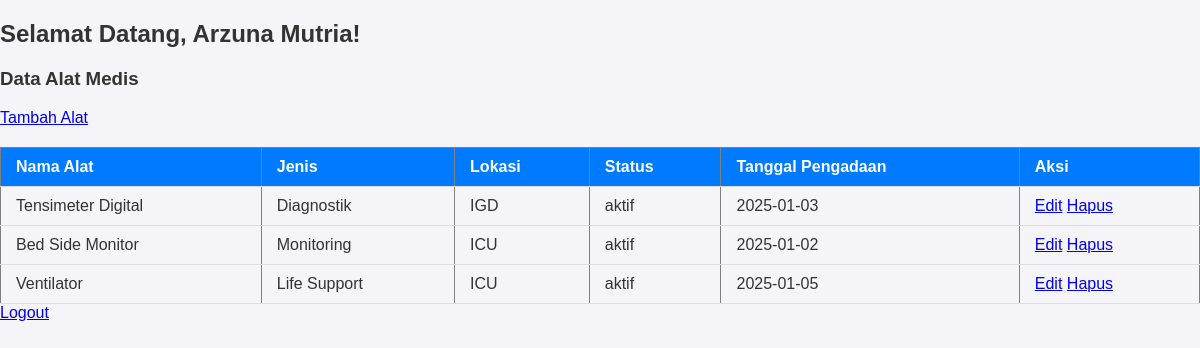
/index.php (signed in), run on the app's committed database.
### tables this page shows
CREATE TABLE `alat_medis` (
  `id` int(11) NOT NULL,
  `nama_alat` varchar(100) NOT NULL,
  `jenis` varchar(50) NOT NULL,
  `lokasi` varchar(100) NOT NULL,
  `status` varchar(50) NOT NULL DEFAULT 'aktif',
  `tanggal_pengadaan` date NOT NULL
);

### index.php (the view, shortened to what this page needs)
<?php
include "koneksi.php";
$query = "SELECT * FROM alat_medis";
$result = mysqli_query($koneksi, $query);
?>
<!DOCTYPE html>
<html lang="en">
<head>
</head>
<body>
    <h2>Selamat Datang, <?= $_SESSION['username']; ?>!</h2>
    <h3>Data Alat Medis</h3>
    <a href="tambah_alat.php">Tambah Alat</a>
    <table border="1">
        <tr>
            <th>Nama Alat</th>
            <th>Jenis</th>
            <th>Lokasi</th>
            <th>Status</th>
            <th>Tanggal Pengadaan</th>
            <th>Aksi</th>
        </tr>
        <?php while ($row = mysqli_fetch_assoc($result)) : ?>
        <tr>
            <td><?= $row['nama_alat']; ?></td>
            <td><?= $row['jenis']; ?></td>
            <td><?= $row['lokasi']; ?></td>
            <td><?= $row['status']; ?></td>
            <td><?= $row['tanggal_pengadaan']; ?></td>
            <td>
                <a href="edit_alat.php?id=<?= $row['id']; ?>">Edit</a>
                <a href="hapus_alat.php?id=<?= $row['id']; ?>" onclick="return confirm('Hapus alat ini?')">Hapus</a>
            </td>
        </tr>
        <?php endwhile; ?>
    </table>
    <a href="logout.php">Logout</a>
</body>
</html>
<link rel="stylesheet" href="style.css">

### style.css (style rules this page uses)
body { font-family: Arial, sans-serif; margin: 0; padding: 0; background-color: #f4f4f9; color: #333; }
table { width: 100%; border-collapse: collapse; margin-top: 20px; }
table th, table td { padding: 10px 15px; text-align: left; border-bottom: 1px solid #ddd; }
table th { background-color: #007bff; color: white; }

### data on the page
alat_medis: nama_alat "Tensimeter Digital", jenis "Diagnostik", lokasi "IGD", status "aktif", tanggal_pengadaan "2025-01-03"
alat_medis: nama_alat "Bed Side Monitor", jenis "Monitoring", lokasi "ICU", status "aktif", tanggal_pengadaan "2025-01-02"
alat_medis: nama_alat "Ventilator", jenis "Life Support", lokasi "ICU", status "aktif", tanggal_pengadaan "2025-01-05"

### other printed values
$_SESSION['username'] "Arzuna Mutria"
